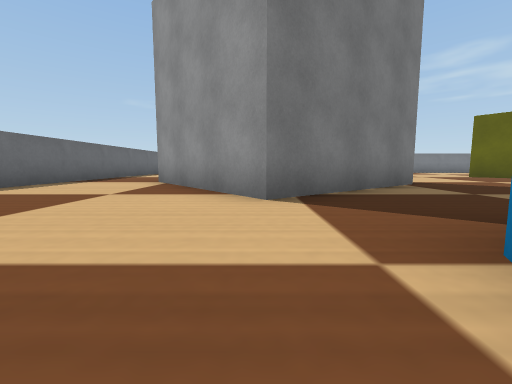
[1] (above)

18 first-person views from a walk through a Webots world. The camera is 0.04 m above the floor, tilts 6° down and sees 90° across. The floor is counted in squares, 0.1 m on a side. Each view is taken from the middle of a square. On the plan, view 1 faces up. The plan holds only what a view shows up to about 9 squares ahead; the rest is blank. The robots in the file are not drawn. Simple shapes and patterns stand in for the simulator's stock objects.

[2]
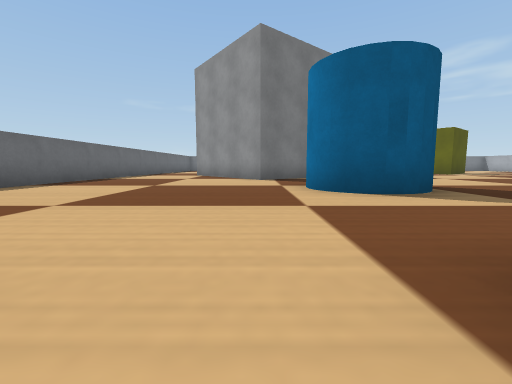

[3]
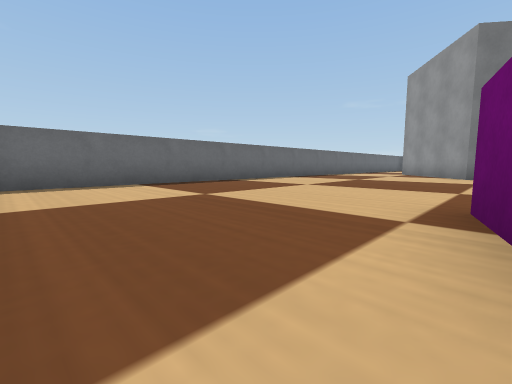

[4]
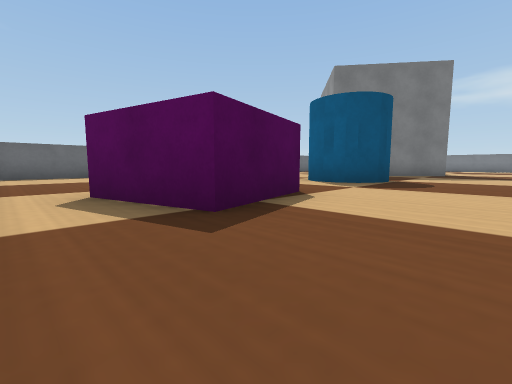

[5]
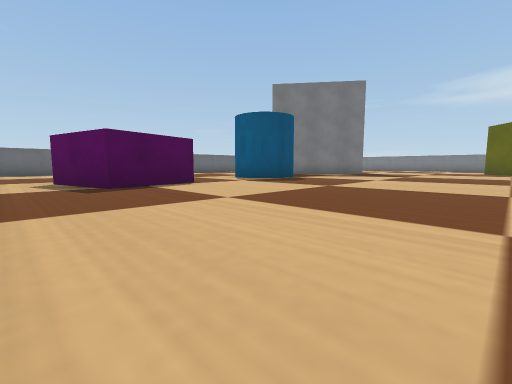

[6]
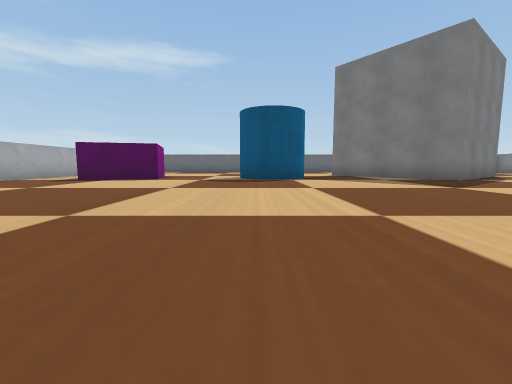

[7]
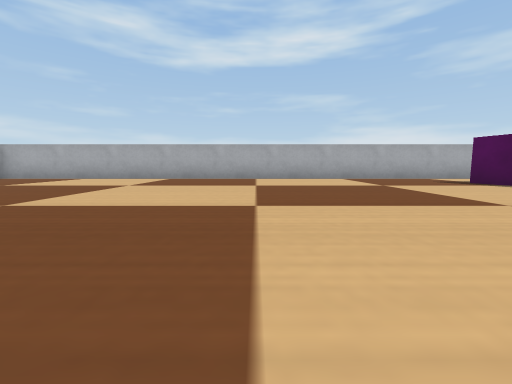

[8]
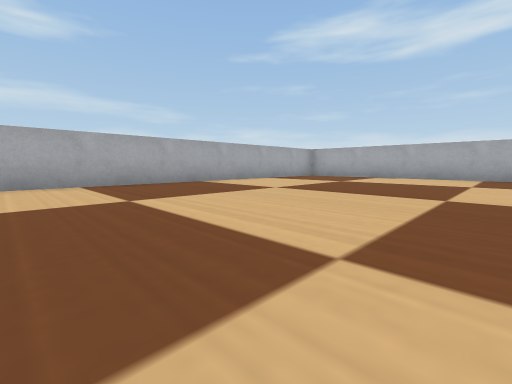

[9]
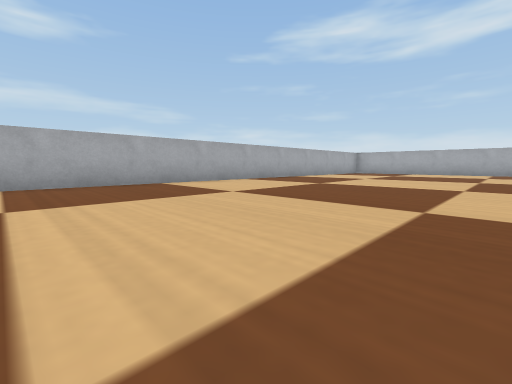

[10]
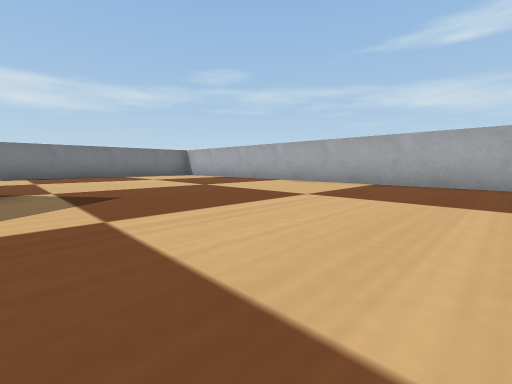

[11]
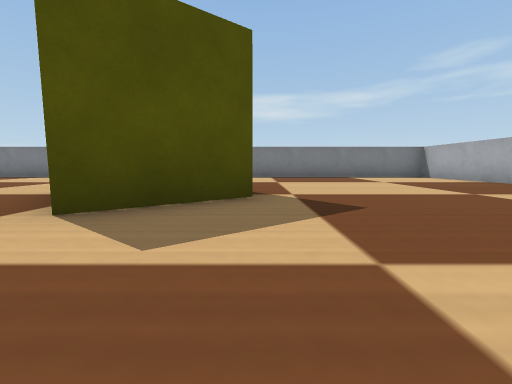

[12]
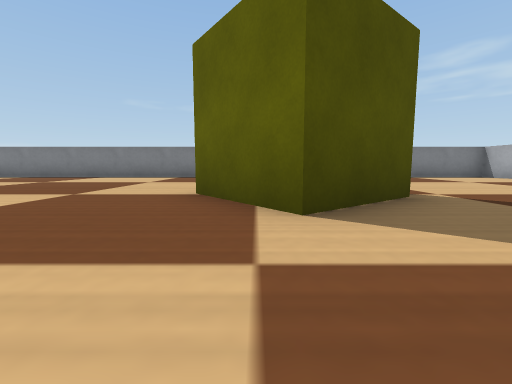

[13]
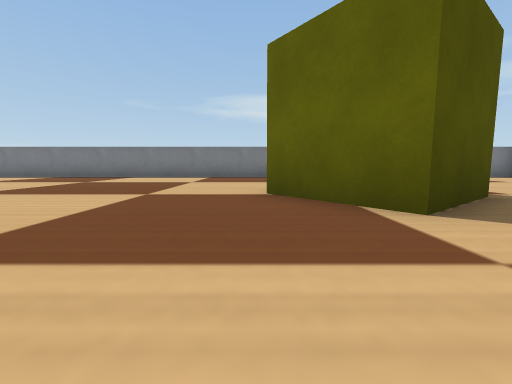

[14]
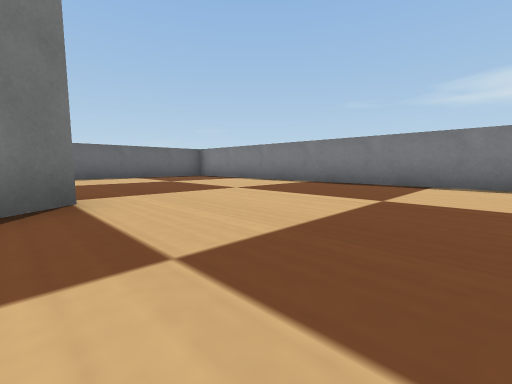

[15]
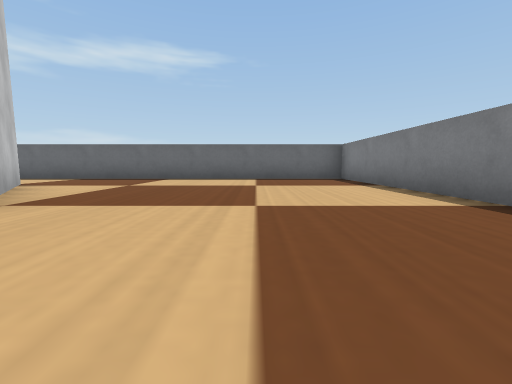

[16]
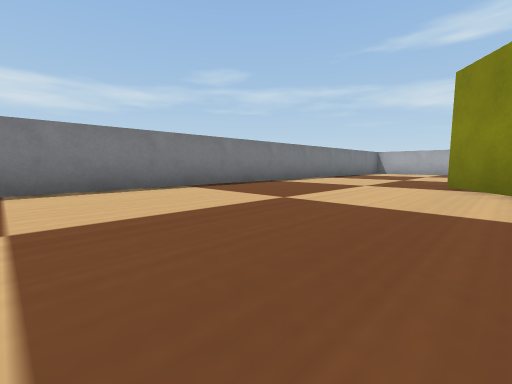

[17]
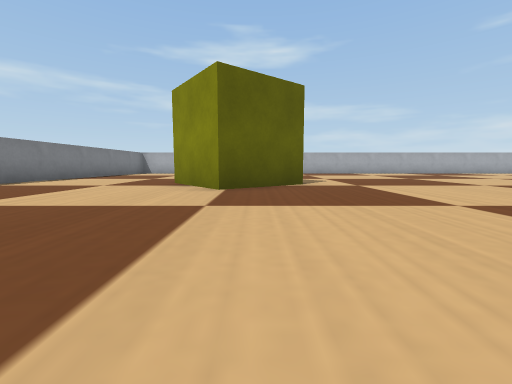

[18]
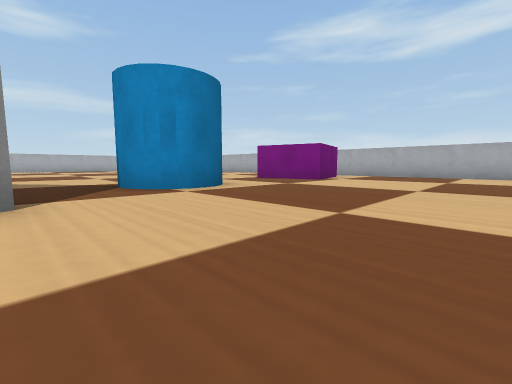

### Floor plan
Key: @ floor where view 1 was taken; # wall or solid block; . floor; B yellow box; G grey box; C blue cylinder; M magenta box.
Columns run from 5 left of view 1 to 16 right of it. Each row starts with its distance up from view 1.
 14 ######################
 13 #....................#
 12 #....................#
 11 #....................#
 10 #.............B......#
  9 #...........BB ......#
  8 #....GG......BBB.....#
  7 #...G  G.....B.......#
  6 #..G   GG............#
  5 #...G  GG............#
  4 #...GGG..............#
  3 #....G...............#
  2 #....................#
  1 #.....CCC............#
  0 #....@CCC............#
 -1 #....................#
 -2 #....................#
 -3 #.....MMM............#
 -4 #.....M M............#
 -5 #.....MMM............#
 -6 #....................#
 -7   ####################

Positions as (right, up) in squares from view 1, and headings:
1: (0, 0), facing up
2: (0, -4), facing up
3: (1, -6), facing up-left
4: (5, -6), facing up-left
5: (8, -6), facing up-left
6: (10, 0), facing left
7: (8, 1), facing down
8: (10, 2), facing down-right
9: (10, 6), facing down-right
10: (10, 4), facing up-right
11: (10, 5), facing up
12: (8, 5), facing up
13: (7, 5), facing up
14: (4, 8), facing up-left
15: (3, 11), facing left
16: (3, 9), facing up-right
17: (3, 8), facing right
18: (-3, 3), facing down-right
